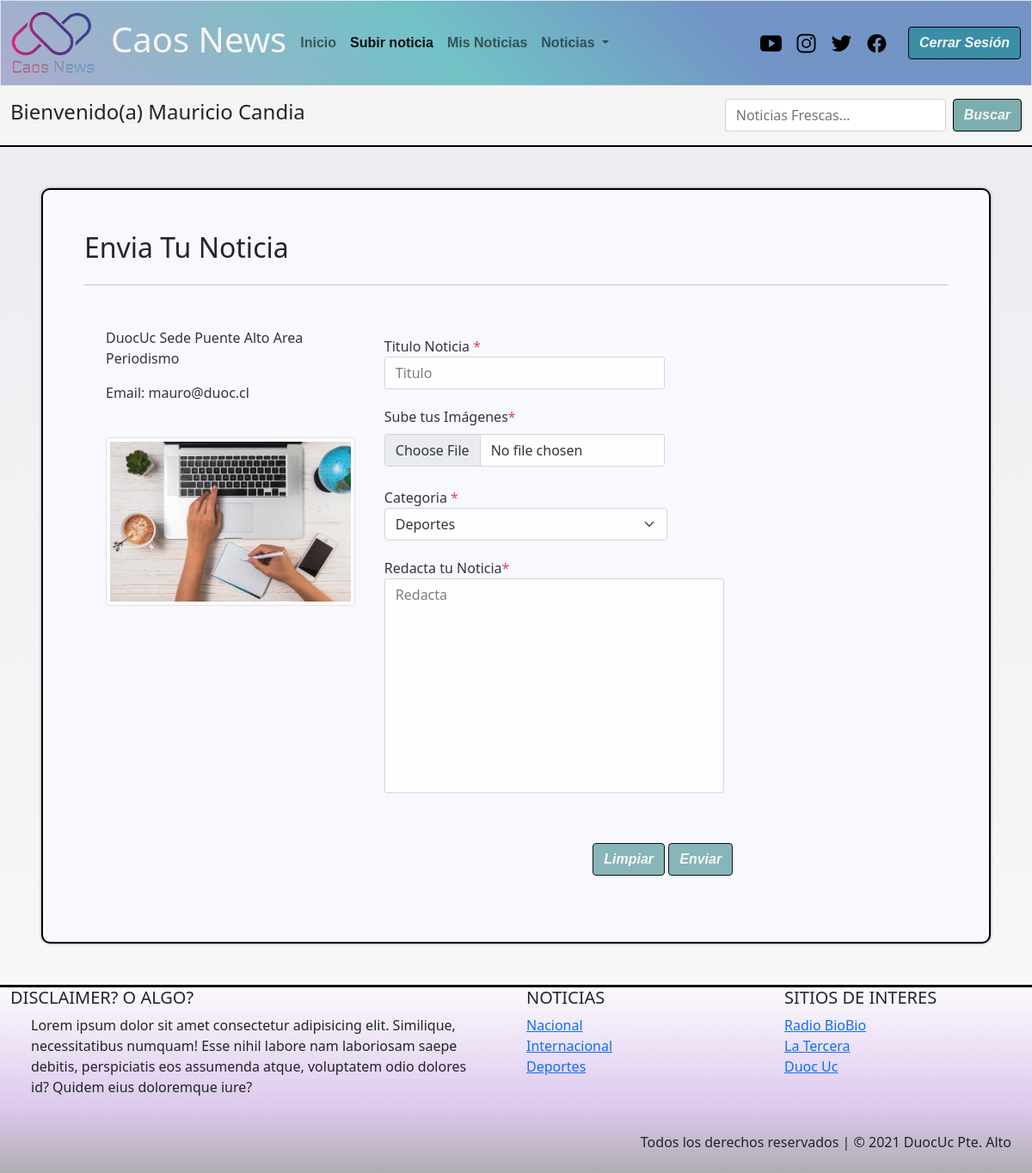
Screenshot of /enviar_noticia/ (signed in) with the database file from the repository.
### caos_news/models.py (models this page shows, shortened)
class Categoria(models.Model):
    cod_catg = models.IntegerField(primary_key=True)
    nombre_catg = models.CharField(max_length=50)

### caos_news/views.py (the view, shortened to what this page needs)
# urls.py: path('enviar_noticia/',enviar_noti,name='enviar_n'),
@login_required(login_url='/Ingresar/')
def enviar_noti(request):
    mensaje=''
    cate_all = Categoria.objects.all()
    contexto = {"categorias": cate_all,"mensaje":mensaje}
    return render(request,"Agregar_noticia.html",contexto)

### caos_news/templates/Agregar_noticia.html (shortened to what this page needs)
{% extends 'base.html' %}
{% load static %}
{% block link_activos %}
<ul class="navbar-nav me-auto mb-2 mb-lg-0">
    <li class="nav-item">
        <a class="nav-link" aria-current="page" href="{% url 'index'%}">Inicio</a>
    </li>
    {% if user.is_authenticated %}
    <li class="nav-item ">
        <a class="nav-link active" href="{% url 'enviar_n' %}">Subir noticia</a>
    </li>
    <li class="nav-item">
        <a class="nav-link" href="{% url 'mis_notis' %}">Mis Noticias</a>
    </li>
    {% endif %}
    <li class="nav-item dropdown">
        <a class="nav-link dropdown-toggle" href="#" id="navbarDropdown" role="button" data-bs-toggle="dropdown"
            aria-expanded="false">
            Noticias
        </a>
    </li>
    {% endblock link_activos %}
    {% block contenido %}
    <main>
        <nav class="navbar sticky-top" id="barra-busqueda">
            <div class="container-fluid ">
                <span class="navbar-text">
                    {% if user.is_authenticated %}
                    <h4> Bienvenido(a) {{user.first_name}} {{user.last_name}} </h4>
                    {% else %}
                    <h4>Noticas Frescas</h4>
                    {% endif %}
                </span>
                <form class="d-flex" method="POST" action="{% url 'filter_d'%}">
                    <input class="form-control me-2" type="search" placeholder="Noticias Frescas..." name="txtbusqueda"
                        aria-label="Search">
                    <button id="boton" class="btn btn-outline" type="submit">Buscar</button>
                </form>
            </div>
        </nav>
        <section class="container-fluid p-5">
            <div class="container-fluid p-5 animate__animated animate__fadeInLeft" id="contact-box">
                <h2>Envia Tu Noticia</h2>
                <hr class=" my-4">
                <div class="row form-noti">
                    <div class="col-md-5">
                        <address>DuocUc Sede Puente Alto Area Periodismo</address>
                        {% if user.is_authenticated %}
                        <p>Email: {{user.email}}</p>
                        {% endif %}
                        <img src="{% static 'img/background/Formulario-Noticias_01.jpg' %}" class="img-thumbnail mt-4"
                            alt="">
                    </div>
                    <div class="col-md-7">
                        <form action="{% url 'enviar_n' %}" method="POST" enctype="multipart/form-data"
                            onsubmit="return validar_noticia(event)" name="enviar_noti">
                            <div class="form-group col-md-10">
                                <label class="font-weight-bold">Titulo Noticia <span id="nombre_span"
                                        class="text-danger">*</span></label>
                                <input id="txtnombre" type="text" class="form-control" id="for-input" name="txttitulo"
                                    placeholder="Titulo" oninput="validar_nombre()" required pattern="[A-Za-z].+"
                                    minlength="3" maxlength="25">
                            </div>
                            <div class="form-row mb-1">
                                <div class="form-group col-md-10">
                                    <label for="formFileMultiple" class="form-label">Sube tus Imágenes<span
                                            id="img_span1" class="text-danger">*</span></label>
                                    <input id="imgfile1" class="form-control" type="file" name="img_noti"
                                        accept="image/*" required>
                                </div>
                            </div>
                            <div class="form-group" style="width: 84.1%;">
                                <label class="font-weight-bold">Categoria <span class="text-danger"
                                        id="categoria_span">*</span></label>
                                <select id="txtcategoria" name="txtcategoria" class="form-select form-select"
                                    aria-label=".form-select-sm example" onclick="validar_categoria()" required>
                                    {% for x in categorias %}
                                    <option selected>{{x.nombre_catg}}</option>
                                    {% endfor %}
                                </select>
                            </div>
                            <div class="form-group mb-5">
                                <label class="font-weight-bold">Redacta tu Noticia<span id="noticia_span"
                                        class="text-danger">*</span></label>
                                <textarea id="txtnoticia" name="txtnoticia" class="form-control" name="contacto"
                                    placeholder="Redacta" style="resize: none; width: 100%; height: 250px;"
                                    oninput="validar_txt()" required></textarea>
                            </div>
                            <div class="text-end">
                                <button class="btn btn-outline width-100 col-btn-sm mb-1" type="reset"
                                    id="boton">Limpiar</button>
                                <button class="btn btn-outline width-100 col-btn-sm mb-1" type="submit" id="boton"
                                    onclick="validar_file()">Enviar</button>
                            </div>
                        </form>
                    </div>
        </section>
        {% endblock contenido %}
        {% block categorias %}
        {% for x in categorias %}
        <li><a href="{% url 'categ' x.nombre_catg %}">{{x.nombre_catg}}</a></li>
        {% endfor %}
        {% endblock categorias %}

### rows the page displays
Categoria: nombre_catg "Nacional"
Categoria: nombre_catg "Internacional"
Categoria: nombre_catg "Deportes"

### other values shown
{{ user.first_name }} "Mauricio"
{{ user.last_name }} "Candia"
{{ user.email }} "mauro@duoc.cl"
form field txtcategoria "Deportes"
